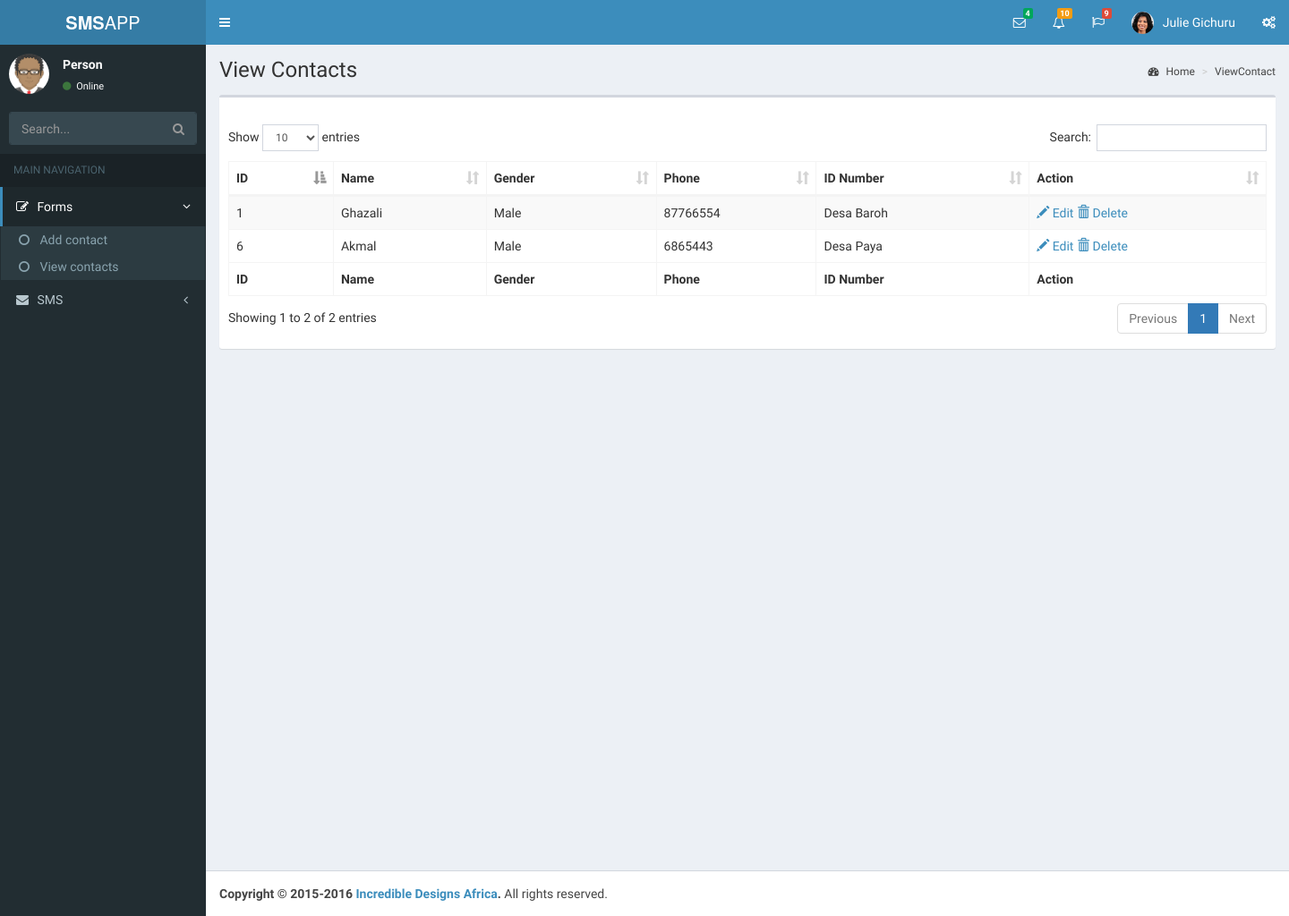
Page /viewContact.php on the earlier database version.
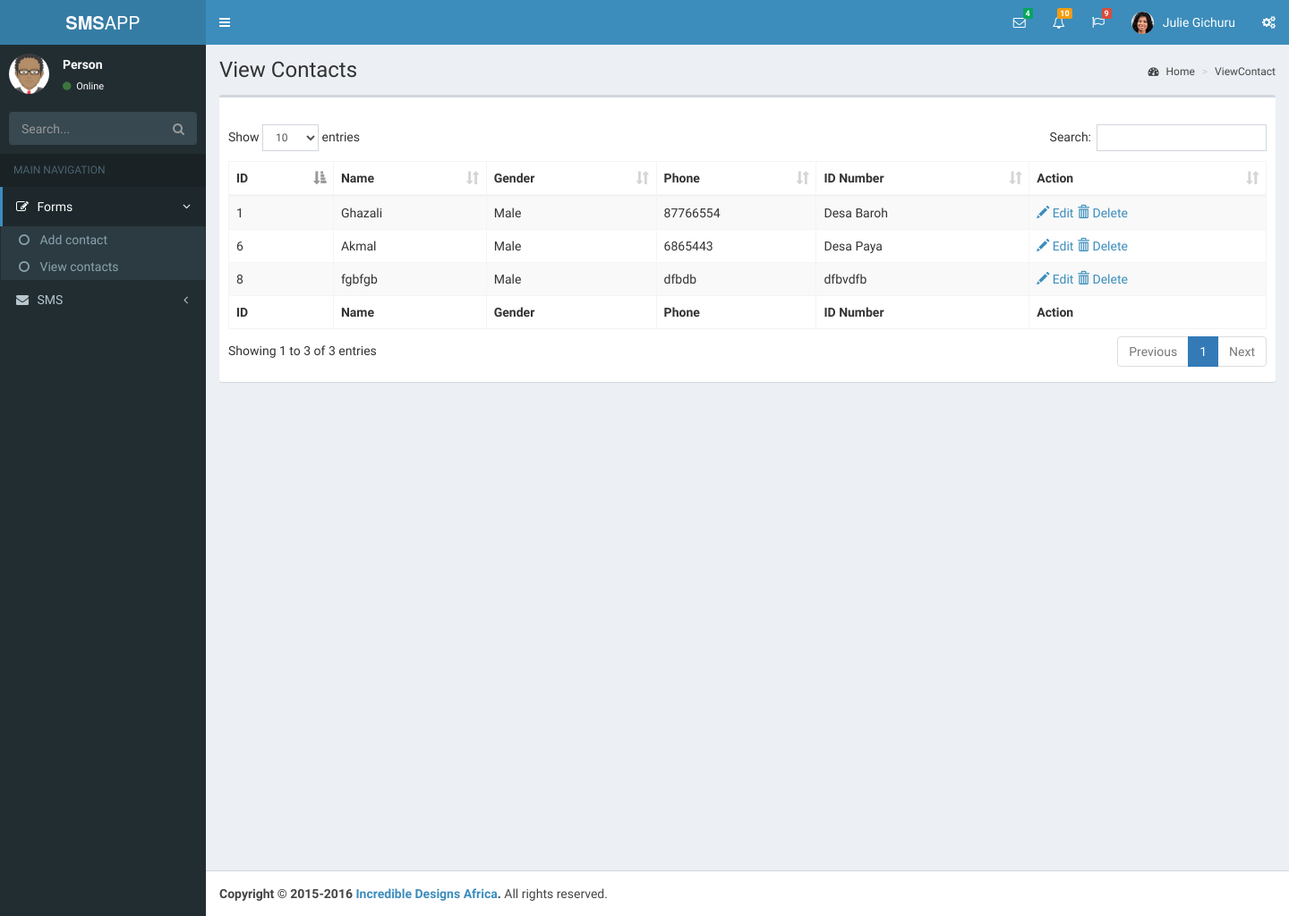
Same page on the later database version.
### tables this page shows
CREATE TABLE `personal` (
  `id_personal` int(11) NOT NULL,
  `name` varchar(45) NOT NULL,
  `gender` varchar(20) NOT NULL,
  `telp` varchar(25) NOT NULL,
  `idnumber` text NOT NULL,
  `label` varchar(255) NOT NULL
);

### viewContact.php (the view, shortened to what this page needs)
<!DOCTYPE html>
<?php include "includes/_config.php"; ?>
<html>
  <head>
    <?php include "includes/_csslinks.php"; ?>
    <link rel="stylesheet" href="plugins/datatables/dataTables.bootstrap.css">
  </head>
  <body class="hold-transition skin-blue sidebar-mini">
    <div class="wrapper">
      <?php include "includes/_header.php"; ?>
      <?php include "includes/_leftsidebar.php" ?>
      <div class="content-wrapper">
        <section class="content-header">
          <h1>
            View Contacts
          </h1>
          <?php include "includes/_breadcrums.php"; ?>
        </section>
        <section class="content">
          <div class="row">
            <div class="col-xs-12">
              <div class="box">
                <div class="box-header">
                </div>
                <div class="box-body">
                  <table id="example1" class="table table-bordered table-striped">
                    <thead>
                      <tr>
                        <th>ID</th>
                        <th>Name</th>
                        <th>Gender</th>
                        <th>Phone</th>
                        <th>ID Number</th>
                        <th>Action</th>
                      </tr>
                    </thead>
                    <tbody>
                      <?php
                        $res = $mysqli->query("SELECT * FROM personal");
                        while ($row = $res->fetch_assoc()):
                      ?>
                        <tr>
                          <td><?php echo $row['id_personal'] ?></td>
                          <td><?php echo $row['name'] ?></td>
                          <td><?php echo $row['gender'] ?></td>
                          <td><?php echo $row['telp'] ?></td>
                          <td><?php echo $row['idnumber'] ?></td>
                          <td>
                          <a href="updateContact.php?u=<?php echo $row['id_personal'] ?>"><span class="glyphicon glyphicon-pencil" aria-hidden="true"></span> Edit</a>
                          <a href="?deleting=<?php echo $row['id_personal'] ?>"><span class="glyphicon glyphicon-trash" aria-hidden="true"></span> Delete</a>
                          </td>
                        </tr>
                      <?php
                      endwhile;
                      ?>
                    </tbody>
                    <tfoot>
                      <tr>
                        <th>ID</th>
                        <th>Name</th>
                        <th>Gender</th>
                        <th>Phone</th>
                        <th>ID Number</th>
                        <th>Action</th>
                      </tr>
                    </tfoot>
                  </table>
                </div>
              </div>
            </div>
          </div>
        </section>
      </div>
      <?php include "includes/_footercopyright.php"; ?>
    </div>
  </body>
</html>

Differences in the rows shown:
added personal: id_personal "8", name "fgbfgb", gender "Male", telp "dfbdb", idnumber "dfbvdfb"
Other differences:
text written by a page script: "Show entries Search: Showing 1 to 2 of 2 entries Previous 1 Next" → "Show entries Search: Showing 1 to 3 of 3 entries Previous 1 Next"
